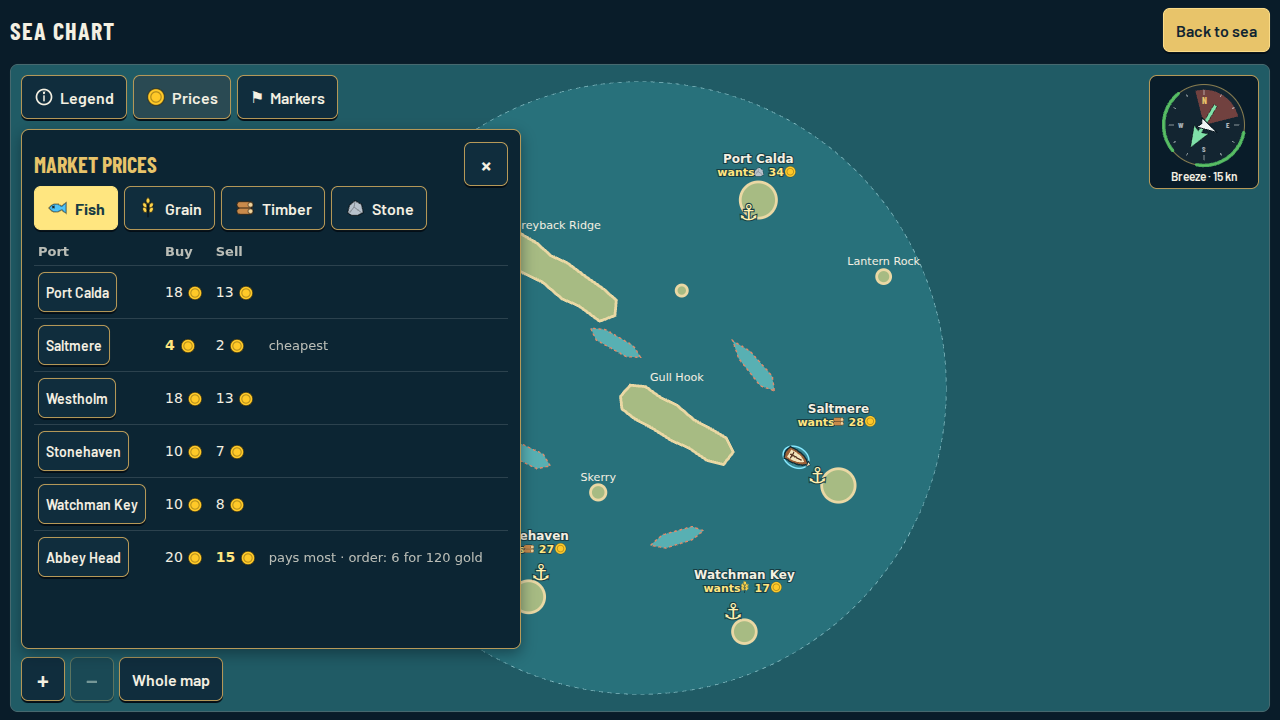
#> input picture docs/ui-refactor/chart/desktop-prices.png, 1280 x 720 px, given in place of title-day-framed-desktop.jpg, which was not available
$ python sheet_r2.py ../chart/desktop-prices.png ../chart/desktop-prices.png
#> lines starting #> are read from the running program, lines starting #| are printed output that depends on the picture; pictures that were not available may be replaced by others from this repository, and a replacement may not be noted
"""Round 2 contact sheets: per direction, framed and minimal side by side (JPG, 1280 px wide).
usage: python3 sheet_r2.py <out-r2 dir> <dest dir>"""
import sys
from pathlib import Path
from PIL import Image, ImageDraw, ImageFont

src, dst = Path(sys.argv[1]), Path(sys.argv[2])
W, GAP, TW = 1280, 8, 636
BOLD = '/usr/share/fonts/truetype/dejavu/DejaVuSans-Bold.ttf'
font, big = ImageFont.truetype(BOLD, 15), ImageFont.truetype(BOLD, 24)
DIRS = {'chart': ('1-chart-table-r2', '1. The chart table, round 2'), 'harbour': ('3-painted-harbour-r2', '3. The painted harbour, round 2')}
SHOTS = [('title-day', 'Title'), ('hud-day', 'Sea by day'), ('hud-night', 'Sea at night'), ('harbour-day', 'Harbour market')]
BG = (20, 24, 28)


def tile(path, text):
    im = Image.open(path).convert('RGB')
    im = im.resize((TW, round(im.height * TW / im.width)), Image.LANCZOS)
    out = Image.new('RGB', (TW, im.height + 26), BG)
    out.paste(im, (0, 26))
    ImageDraw.Draw(out).text((8, 4), text, font=font, fill=(242, 244, 239))
    return out


for d, (name, title) in DIRS.items():
    rows = []
    head = Image.new('RGB', (W, 64), BG)
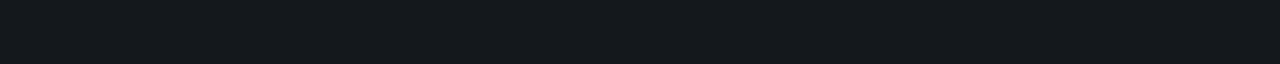
#> head: PIL image 1280x64 RGB; mean R, G, B 20, 24, 28
    dr = ImageDraw.Draw(head)
    dr.text((12, 8), title, font=big, fill=(242, 244, 239))
    dr.text((12, 40), 'A. Framed (paper or paint plates)', font=font, fill=(200, 205, 200))
    dr.text((TW + GAP + 12, 40), 'B. Minimal (text and marks straight on the scene)', font=font, fill=(200, 205, 200))
    rows.append(head)
    for size, label in (('desktop', 'desktop'), ('phone', 'phone landscape')):
        for key, text in SHOTS:
            a = tile(src / d / f'{key}-framed-{size}.jpg', f'A. {text}, {label}')
#> in tile, im is the input picture: PIL image 1280x720 RGB; mean R, G, B 33.8, 78.1, 86.4
#> in tile, `out = Image.new('RGB', (TW, im.height + 26), BG)`:
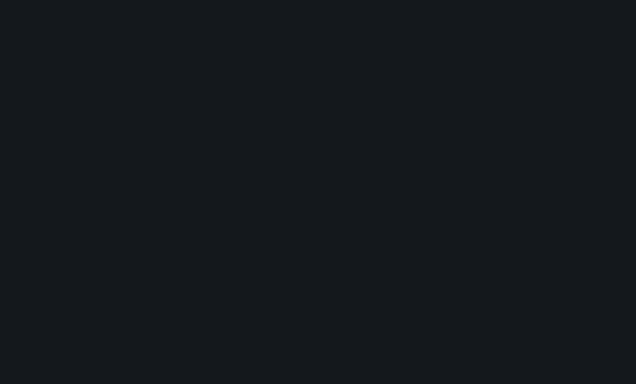
#> out: PIL image 636x384 RGB; mean R, G, B 20, 24, 28
#> in tile, `out.paste(im, (0, 26))`:
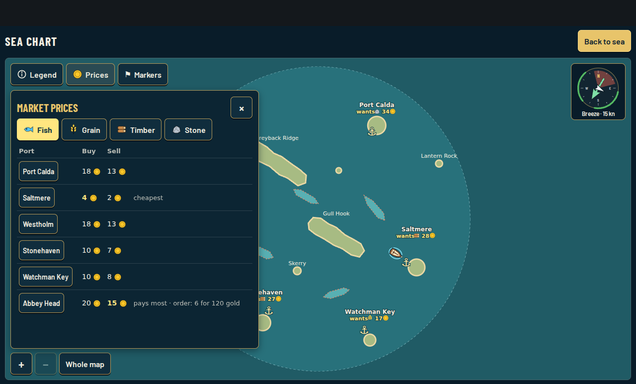
#> out: PIL image 636x384 RGB; mean R, G, B 32.9, 74.4, 82.4
            b = tile(src / d / f'{key}-minimal-{size}.jpg', f'B. {text}, {label}')
            row = Image.new('RGB', (W, a.height), BG)
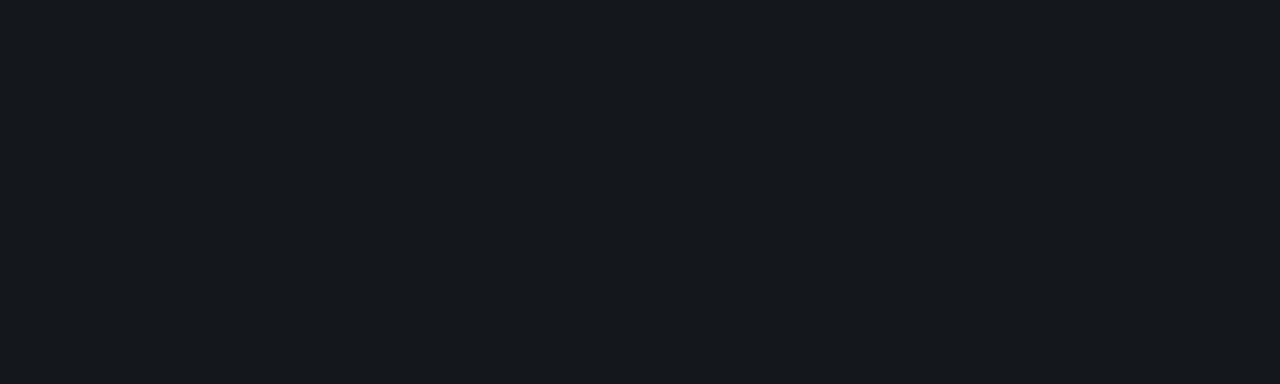
#> row: PIL image 1280x384 RGB; mean R, G, B 20, 24, 28
            row.paste(a, (0, 0))
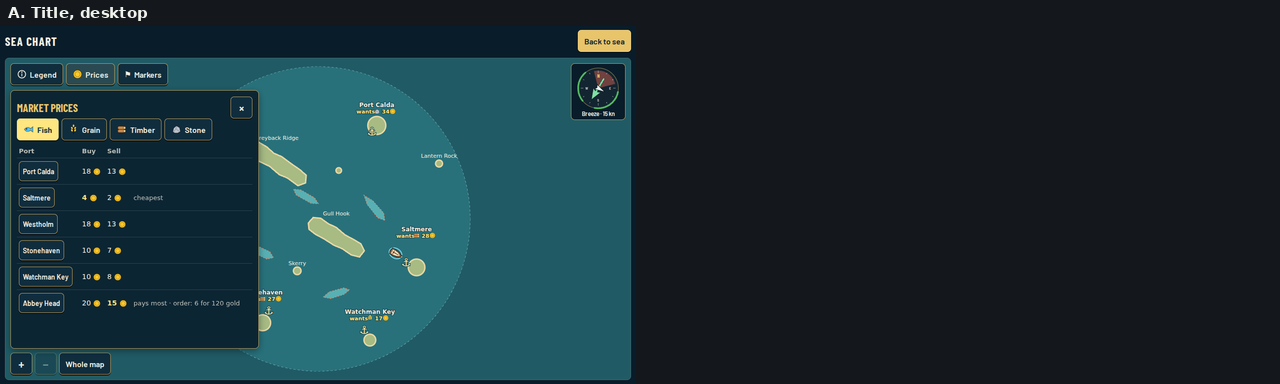
#> row: PIL image 1280x384 RGB; mean R, G, B 26.7, 49.3, 55.3
            row.paste(b, (TW + GAP, 0))
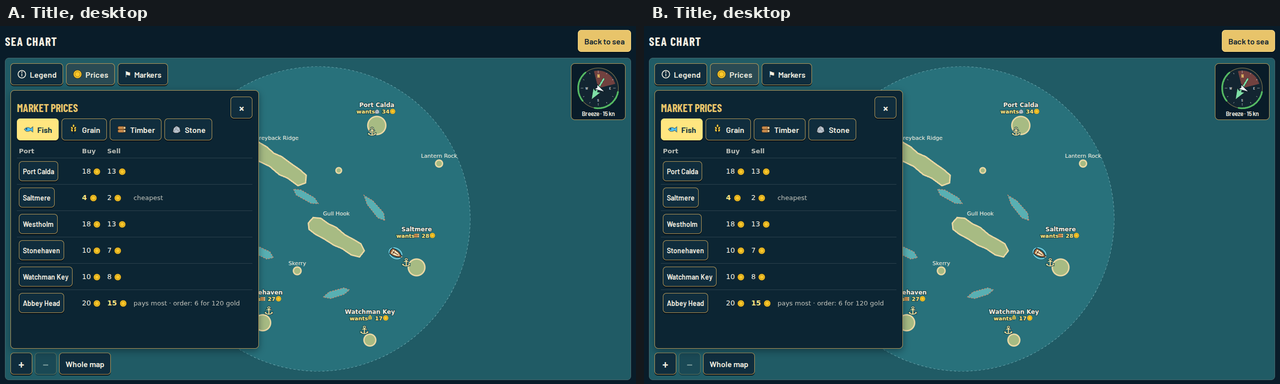
#> row: PIL image 1280x384 RGB; mean R, G, B 33.3, 74.6, 82.6
#> (the run stopped early here; a loop or call above may not have finished)
